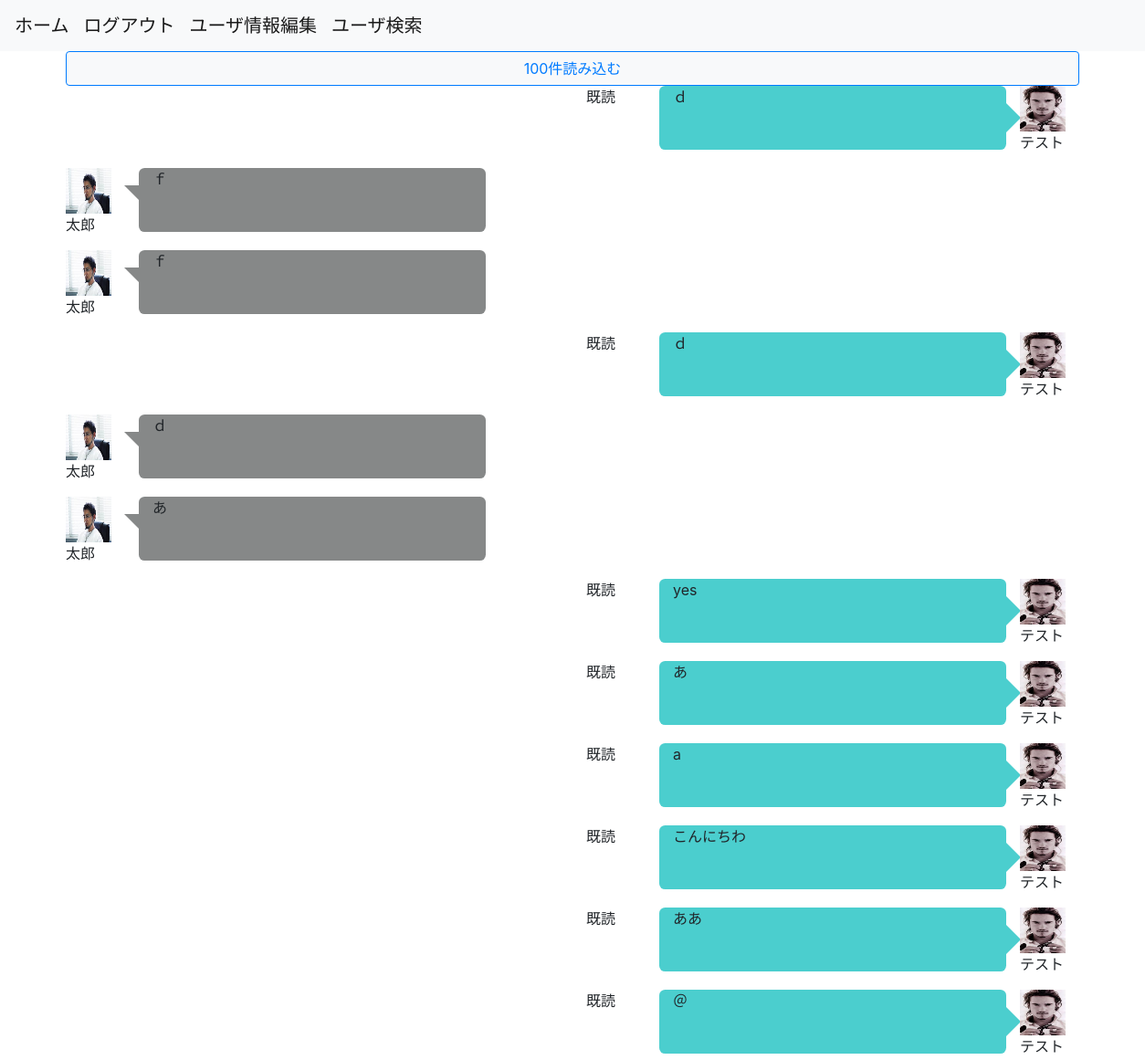
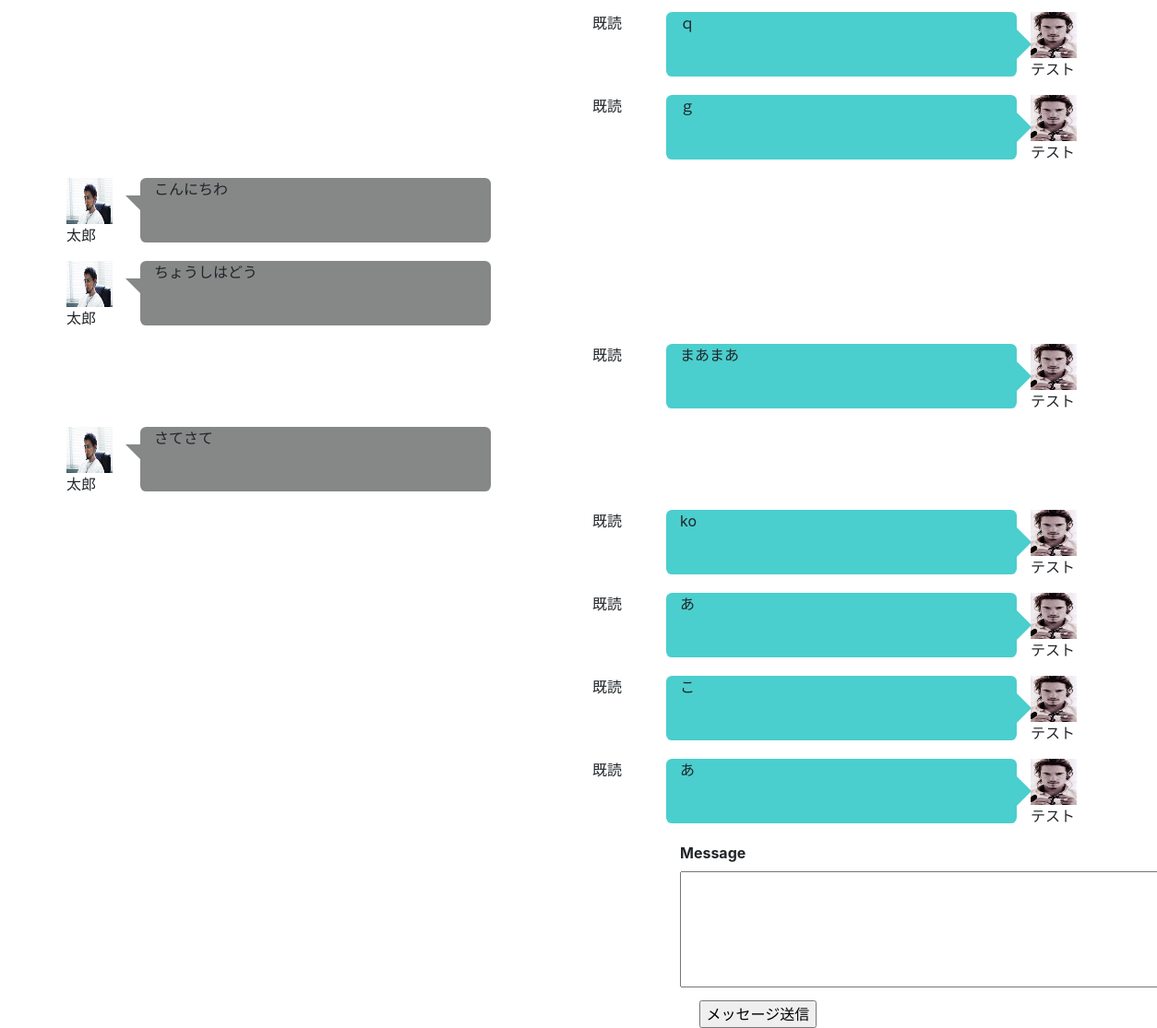
The app's page /message/6 (signed in) with its own data (2 pictures, top to bottom).
### flaskr/models.py (models this page shows, shortened)
class Message(db.Model):
    __tablename__ = 'messages'
    id = db.Column(db.Integer, primary_key=True)
    from_user_id = db.Column(
        db.Integer, db.ForeignKey('users.id'), index=True
    )
    to_user_id = db.Column(
        db.Integer, db.ForeignKey('users.id'), index=True
    )
    is_read = db.Column(
        db.Boolean, default=False
    )
    is_checked = db.Column(
        db.Boolean, default=False
    )
    message = db.Column(
        db.Text
    )
    create_at = db.Column(db.DateTime, default=datetime.now)
    update_at = db.Column(db.DateTime, default=datetime.now)
    @classmethod
    def get_friend_messages(cls, id1, id2, offset_value=0, limit_value=100):    #limit_valueでvalueを飛ばす数を決める。
        return cls.query.filter(    #自分→相手のメッセージと相手→自分のメッセージの両方を取得する
            or_(
                and_(
                    cls.from_user_id == id1,
                    cls.to_user_id == id2
                ),
                and_(
                    cls.from_user_id == id2,
                    cls.to_user_id == id1
                )
            )                                                #メッセージの表示を順番を並び変える為に使う。
        ).order_by(desc(cls.id)).offset(offset_value).limit(limit_value).all()  #最新の100件を取り出す。（順番は逆になっている。）                             #メッセージが追加された順にIDが割り振られるのでIDで並べる。

class User(UserMixin, db.Model):
    __tablename__ =  'users'
    id = db.Column(db.Integer, primary_key=True)
    username = db.Column(db.String(64), index=True)
    email = db.Column(db.String(64), unique=True, index=True)
    password = db.Column(
        db.String(128),
        default=generate_password_hash('snsflaskapp')
    )
    picture_path = db.Column(db.Text)
    is_active = db.Column(db.Boolean, unique=False, default=False)
    create_at =db.Column(db.DateTime, default=datetime.now)
    update_at = db.Column(db.DateTime, default=datetime.now)
    @classmethod
    def select_user_by_id(cls, id):
        return cls.query.get(id)

### flaskr/views.py (the view)
@bp.route('/message/<id>', methods=['GET', 'POST'])
@login_required
def message(id):
    if not UserConnect.is_friend(id):
        return redirect(url_for('app.home'))
    form = MessageForm(request.form)
    messages = Message.get_friend_messages(current_user.get_id(), id)   #第一引数はfrom_user_id、第二引数はto_user_id
    user = User.select_user_by_id(id)                                                                   #この変数は、messageテーブルに保存した内容を抽出して、message.htmlに返す為のもの
    read_message_ids = [message.id for message in messages if (not message.is_read) and (message.from_user_id == int(id))] #既読を付ける側の処理。読み手が相手からメッセージを読んだとき。
    not_cheked_message_ids = [message.id for message in messages if message.is_read and (not message.is_checked) and (message.from_user_id == int(current_user.get_id())) ]
    if not_cheked_message_ids:
        with db.session.begin(subtransactions=True):
            Message.update_is_checked_by_ids(not_cheked_message_ids)
        db.session.commit()
    if read_message_ids:
        with db.session.begin(subtransactions=True):
            Message.update_is_read_by_ids(read_message_ids)
        db.session.commit()
    if request.method ==  'POST' and form.validate():
        new_message = Message(current_user.get_id(), id, form.message.data) #messageテーブルに記述するための変数。
        with db.session.begin(subtransactions=True):
            new_message.create_message()
        db.session.commit()
        return redirect(url_for('app.message', id=id))  #なんで改めてapp.messageにリダイレクトさせるかというと、
    return render_template(
        'message.html', form=form, messages=messages, to_user_id=id,
        user=user
    )

### flaskr/forms.py (shortened to what this page needs)
class MessageForm(FlaskForm):
    to_user_id = HiddenField()
    message = TextAreaField()
    submit = SubmitField('メッセージ送信')

### flaskr/models.py (called while the page is built)
@login_manager.user_loader
def load_user(user_id):
    return User.query.get(user_id)

    @classmethod
    def is_friend(cls, to_user_id): #home.htmlでapp.messageを実行することで、views.pyのmessage関数が呼び出される。
        user = cls.query.filter(
            or_(
                and_(
                    UserConnect.from_user_id == current_user.get_id(),
                    UserConnect.to_user_id == to_user_id,
                    UserConnect.status == 2
                ),
                and_(
                    UserConnect.from_user_id == to_user_id,
                    UserConnect.to_user_id == current_user.get_id(),
                    UserConnect.status == 2
                )
            )
        ).first()
        return True if user else False

### flaskr/utils/template_filters.py (called while the page is built)
def replace_newline(text):
    return text.split('\n') #文字列をリストにして変えず

### flaskr/templates/message.html (shortened to what this page needs)
{% from "_formhelpers.html" import render_field %}
{% extends "base.html" %}
{% block content %}
<div class="row">
    <div id="load_message_button" class="col-12">
        <button class="col-12 btn btn-light btn-outline-primary" onclick="load_old_messages();">100件読み込む</button>
    </div>
    {% for message in messages|reverse %}
        {% if message.from_user_id == current_user.id %}
        <div id="self-message-tag-{{message.id}}" class="col-lg-1 offset-lg-6 col-md-2 col-sm-1 offset-sm-1 col-1">
            {% if message.is_checked %}
            <P>既読</P>
            {% endif %}
        </div>
        <div class="speech-bubble-self col-lg-4 col-md-8 col-sm-8 col-9">
            {% for splitted_message in message.message|replace_newline %}
                <p>{{splitted_message|urlize}}</p>
            {% endfor %}
        </div>
        <div class="col-lg-1 col-md-1 col-sm-2 col-2">
            {% if current_user.picture_path %}
                <img class="user-image-mini" src="{{url_for('static', filename=current_user.picture_path)}}">
            {% endif %}
            <p>{{current_user.username}}</p>
        </div>
        {% else %}
        <div class="col-lg-1 col-md-1 col-sm-2 col-2">
            {% if user.picture_path %}
                <img class="user-image-mini" src="{{url_for('static', filename=user.picture_path)}}">
            {% endif %}
            <p>{{user.username}}</p>
        </div>
        <div class="speech-bubble-dest col-lg-4 col-md-8 col-sm-8 col-9">
            {% for splitted_message in message.message|replace_newline %}
                <p>{{splitted_message|urlize}}</p>
            {% endfor %}
        </div>
        <div class="col-lg-7 col-md-3 col-sm-1 col-1">
        </div>
        {% endif %}
    {% endfor %}
    <div id="message-form" class="col-lg-4 offset-lg-7 col-md-8 offset-md-4 col-sm-12 col-12">
        <form method="POST">
            {{ render_field(form.message, cols="50", rows="5") }}
            {{ form.submit() }}
        </form>
    </div>
</div>
{% endblock %}

### flaskr/static/css/style.css (style rules this page uses)
.user-image-mini { width: 50px; height: 50px; }
.speech-bubble-dest { position: relative; background: #868888; border-radius: .4em; margin-bottom: 20px; }
.speech-bubble-dest:after { content: ''; position: absolute; left: 0; top: 50%; width: 0; height: 0; border: 16px solid transparent; border-right-color: #868888; border-left: 0; border-top: 0; margin-top: -16px; margin-left: -16px; }
.speech-bubble-self { position: relative; background: #4bcece; border-radius: .4em; margin-bottom: 20px; }
.speech-bubble-self:after { content: ''; position: absolute; right: 0; top: 50%; width: 0; height: 0; border: 16px solid transparent; border-left-color: #4bcece; border-right: 0; margin-top: -16px; margin-right: -16px; }

### records on screen
Message: is_checked "既読", message "ｄ", picture_path (picture)
User: username "テスト"
Message: picture_path (picture), message "ｆ"
User: username "太郎"
Message: picture_path (picture), message "ｆ"
Message: is_checked "既読", message "ｄ", picture_path (picture)
Message: picture_path (picture), message "ｄ"
Message: picture_path (picture), message "あ"
Message: is_checked "既読", message "yes", picture_path (picture)
Message: is_checked "既読", message "あ", picture_path (picture)
Message: is_checked "既読", message "a", picture_path (picture)
Message: is_checked "既読", message "こんにちわ", picture_path (picture)
Message: is_checked "既読", message "ああ", picture_path (picture)
Message: is_checked "既読", message "＠", picture_path (picture)
Message: is_checked "既読", message "ｑ", picture_path (picture)
Message: is_checked "既読", message "ｇ", picture_path (picture)
Message: picture_path (picture), message "こんにちわ"
Message: picture_path (picture), message "ちょうしはどう"
Message: is_checked "既読", message "まあまあ", picture_path (picture)
Message: picture_path (picture), message "さてさて"
Message: is_checked "既読", message "ko", picture_path (picture)
Message: is_checked "既読", message "あ", picture_path (picture)
Message: is_checked "既読", message "こ", picture_path (picture)
Message: is_checked "既読", message "あ", picture_path (picture)

### other values on screen
{{ field.label }} "Message"
